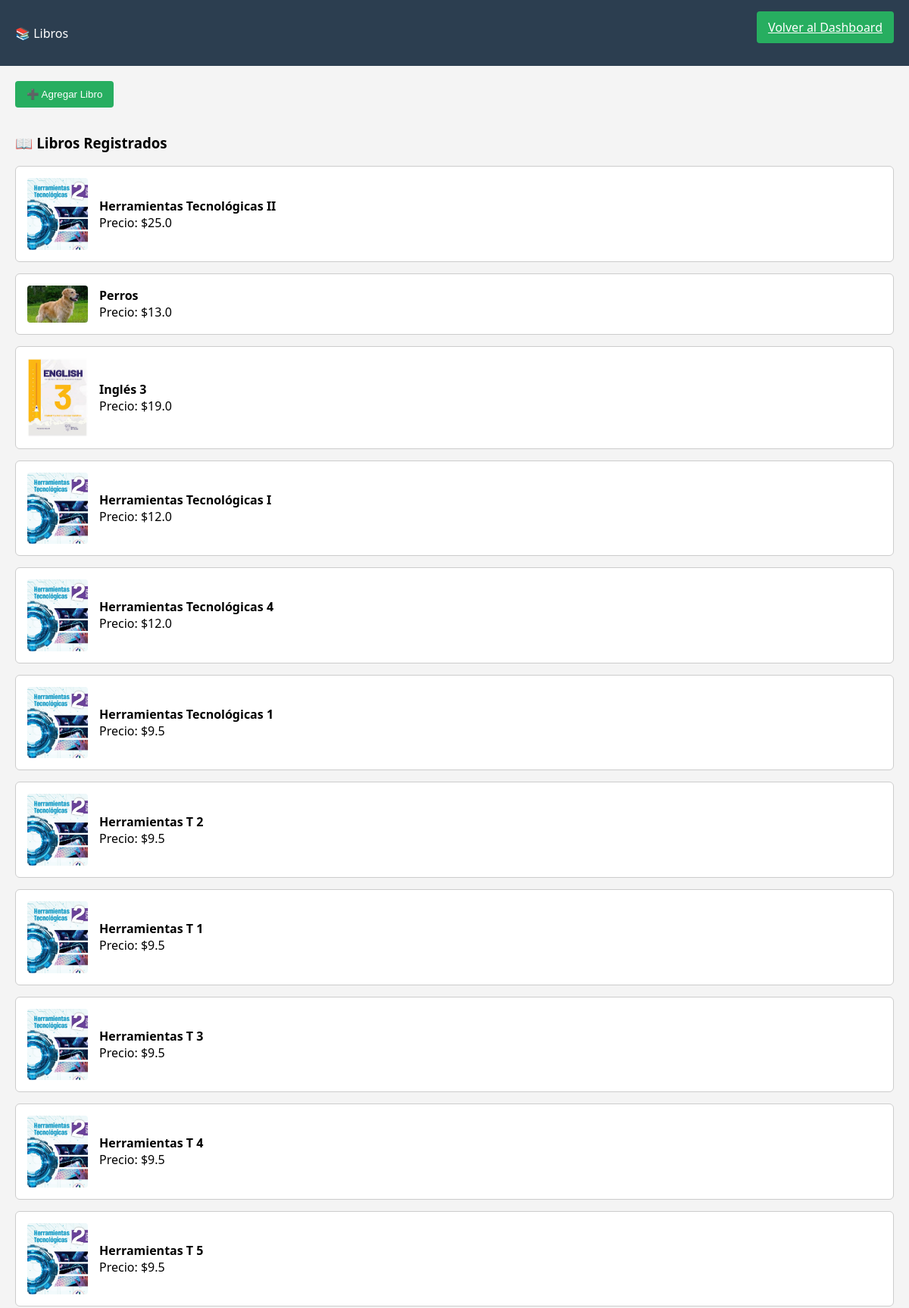
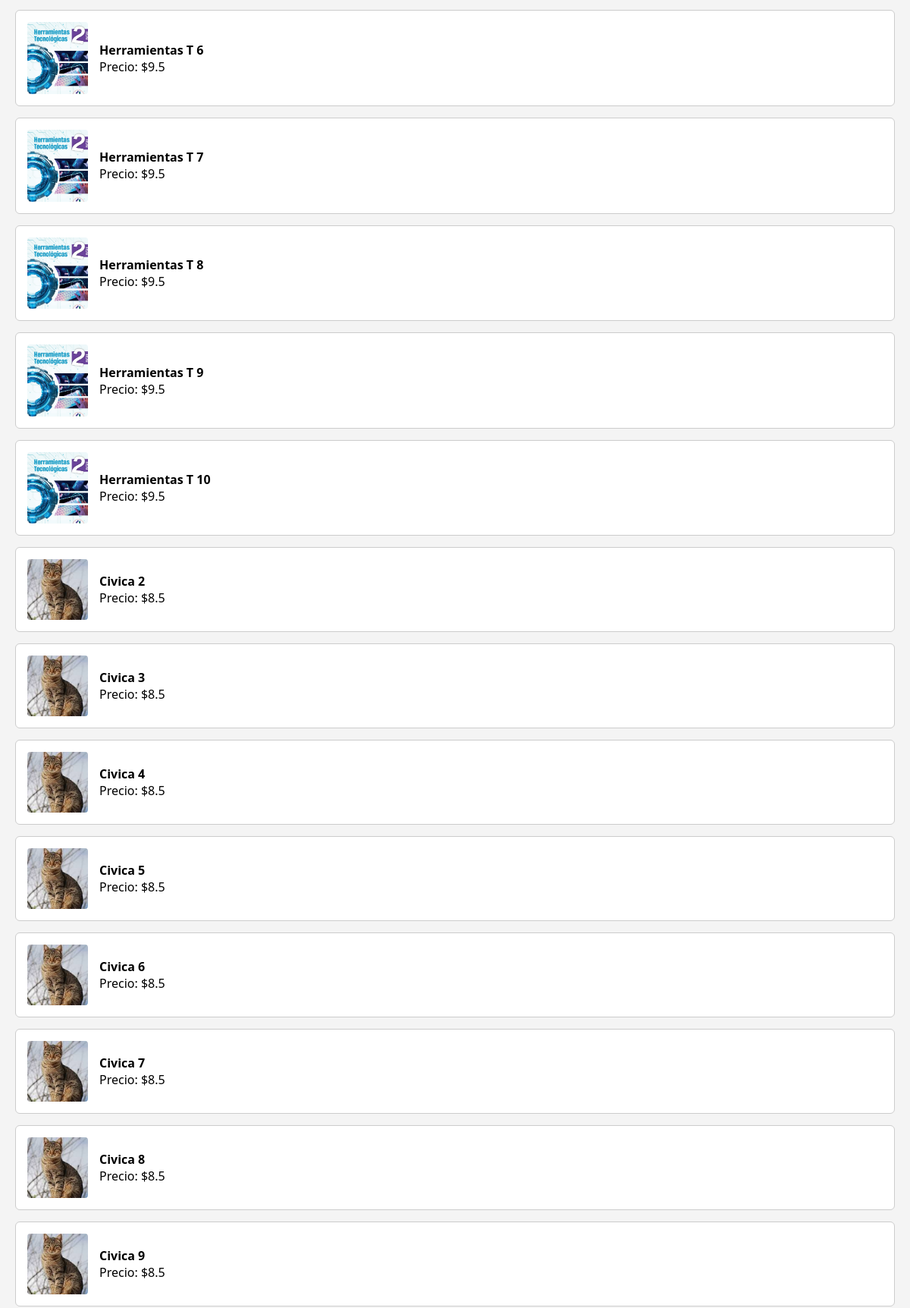
The page /libros (signed in, upper part) on the database its author committed (2 pictures, top to bottom).
### tables this page shows
CREATE TABLE libros (
            id INTEGER PRIMARY KEY AUTOINCREMENT,
            nombre TEXT,
            precio REAL,
            imagen TEXT
        );

### app.py (the view)
@app.route('/libros')
def vista_libros():
    if 'admin' not in session:
        return redirect(url_for('login'))
    conn = sqlite3.connect(DATABASE)
    c = conn.cursor()
    c.execute("SELECT * FROM libros")
    libros = c.fetchall()
    conn.close()
    return render_template('libros.html', libros=libros)

### templates/libros.html (shortened to what this page needs)
<!DOCTYPE html>
<html lang="es">
<head>
</head>
<body>
    <header>
        <div>📚 Libros</div>
        <a href="{{ url_for('dashboard') }}" class="btn">Volver al Dashboard</a>
    </header>
    <div class="container">
        <button class="btn" onclick="toggleFormulario()">➕ Agregar Libro</button>
        <h3>📖 Libros Registrados</h3>
        {% for libro in libros %}
            <div class="libro-card">
                <img src="{{ url_for('static', filename='images/' + libro[3]) }}" alt="Imagen del libro">
                <div>
                    <strong>{{ libro[1] }}</strong><br>
                    Precio: ${{ libro[2] }}
                </div>
            </div>
        {% else %}
            <p>No hay libros registrados aún.</p>
        {% endfor %}
    </div>
</body>
</html>

### templates/libros.html (style rules this page uses)
body { font-family: 'Segoe UI', sans-serif; margin: 0; background: #f4f4f4; }
header { background-color: #2c3e50; color: white; padding: 15px 20px; display: flex; justify-content: space-between; align-items: center; }
.container { padding: 20px; }
.btn { background-color: #27ae60; color: white; padding: 10px 15px; border: none; border-radius: 4px; cursor: pointer; margin-bottom: 15px; }
.libro-card { background: #fff; border: 1px solid #ccc; border-radius: 6px; margin-bottom: 15px; padding: 15px; display: flex; align-items: center; gap: 15px; }
.libro-card img { width: 80px; height: auto; border-radius: 4px; }

### rows shown on the page
libros: imagen (picture), nombre "Herramientas Tecnológicas II", precio "25.0"
libros: imagen (picture), nombre "Perros", precio "13.0"
libros: imagen (picture), nombre "Inglés 3", precio "19.0"
libros: imagen (picture), nombre "Herramientas Tecnológicas I", precio "12.0"
libros: imagen (picture), nombre "Herramientas Tecnológicas 4", precio "12.0"
libros: imagen (picture), nombre "Herramientas Tecnológicas 1", precio "9.5"
libros: imagen (picture), nombre "Herramientas T 2", precio "9.5"
libros: imagen (picture), nombre "Herramientas T 1", precio "9.5"
libros: imagen (picture), nombre "Herramientas T 3", precio "9.5"
libros: imagen (picture), nombre "Herramientas T 4", precio "9.5"
libros: imagen (picture), nombre "Herramientas T 5", precio "9.5"
libros: imagen (picture), nombre "Herramientas T 6", precio "9.5"
libros: imagen (picture), nombre "Herramientas T 7", precio "9.5"
libros: imagen (picture), nombre "Herramientas T 8", precio "9.5"
libros: imagen (picture), nombre "Herramientas T 9", precio "9.5"
libros: imagen (picture), nombre "Herramientas T 10", precio "9.5"
libros: imagen (picture), nombre "Civica 2", precio "8.5"
libros: imagen (picture), nombre "Civica 3", precio "8.5"
libros: imagen (picture), nombre "Civica 4", precio "8.5"
libros: imagen (picture), nombre "Civica 5", precio "8.5"
libros: imagen (picture), nombre "Civica 6", precio "8.5"
libros: imagen (picture), nombre "Civica 7", precio "8.5"
libros: imagen (picture), nombre "Civica 8", precio "8.5"
libros: imagen (picture), nombre "Civica 9", precio "8.5"
